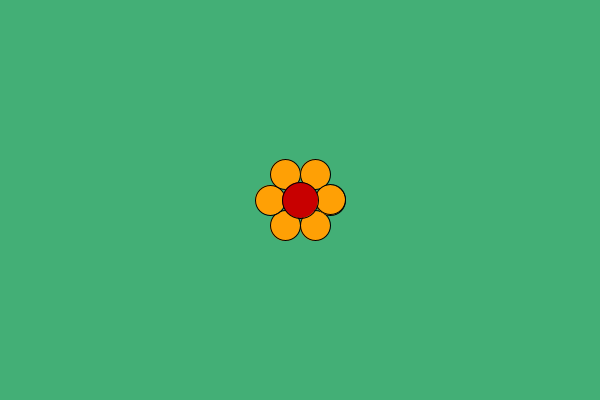
Frame 1 (no input)
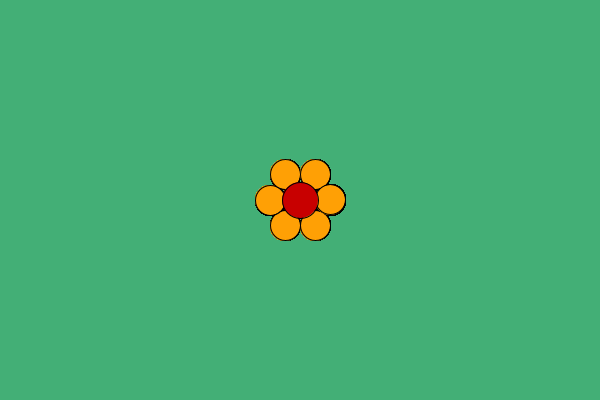
Frame 60 (the mouse pressed at the canvas centre just before this capture)
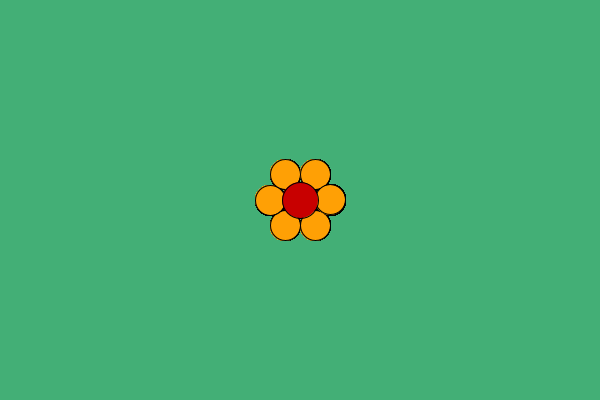
Frame 120 (the mouse held since frame 60 and released just before this capture)

The Processing sketch that drew these frames (run headless with seeded random() and noise(); from frame 60 on, the mouse is pressed at the canvas centre):

// Processing sketch: flowerFuncrion
// ── flowerFuncrion.pde
int r=30;
float ballX;
float ballY;
int petalNum = 6;

void setup() {
  size(600,400);
  background(#43AF76);
}

void draw(){

 
  flower();
 
}

void flower ( ) {
  fill(#FFA005);
  for (float i=0;i<PI*2;i+=2*PI/petalNum) {
  ballX=width/2 + r*cos(i);
  ballY=height/2 + r*sin(i);
  ellipse(ballX,ballY,r,r); 
  }
  fill(200,0,0);
  ellipse(width/2,height/2,r*1.2,r*1.2);
}
